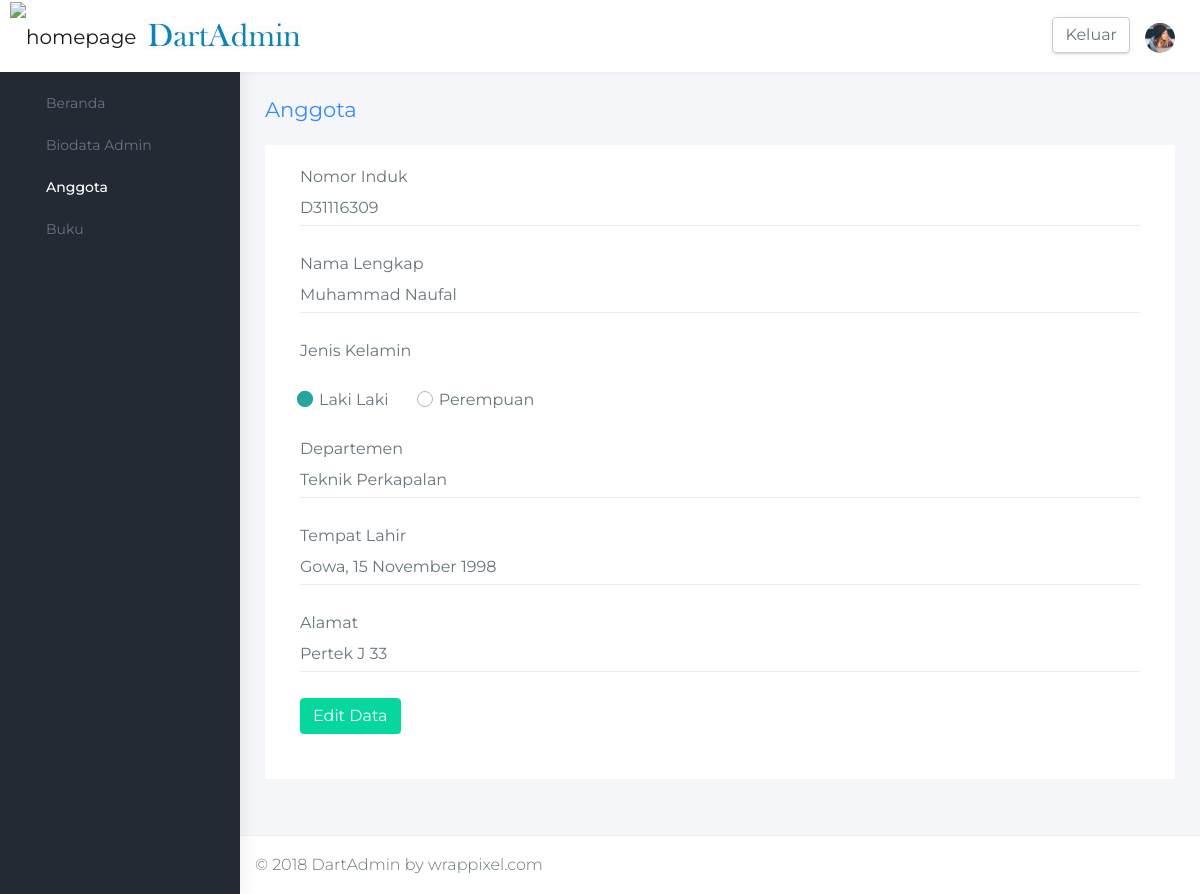
The page /index.php/anggota/edit_data/D31116309 on the database its author committed.
### tables this page shows
CREATE TABLE `data_anggota` (
  `nomor_induk` varchar(10) NOT NULL,
  `nama_lengkap` text NOT NULL,
  `jenis_kelamin` text NOT NULL,
  `departemen` text NOT NULL,
  `tempat_lahir` varchar(30) NOT NULL,
  `alamat` varchar(30) NOT NULL
);

### application/controllers/Anggota.php (called while the page is built, shortened)
<?php
class Anggota extends CI_Controller {
    public function __construct()
    {
        $this->load->model('model_anggota');
    }
    public function edit_data($nomor_induk = 0)
    {
        $data['tombol_aksi'] = 'Edit Data';
        $data['module'] = 'anggota/input_anggota';
        if($nomor_induk !== 0)
            $data['anggota'] = $this->model_anggota->edit_data($nomor_induk);
        else
            redirect('index.php/anggota');
        $this->load->view('index', $data);
    }
}

### index.php (called while the page is built, shortened)
<?php
require_once BASEPATH.'core/CodeIgniter.php';

### application/models/model_anggota.php (called while the page is built, shortened)
<?php
class model_anggota extends CI_Model
{
    function edit_data($nomor_induk) {
        return $this->db->get_where('data_anggota', array('nomor_induk'=>$nomor_induk))->row();
    }
}

### application/views/anggota/input_anggota.php (the view, shortened to what this page needs)
<div class="row page-titles">
    <div class="col-md-5 align-self-center">
        <h3 class="text-themecolor">Anggota</h3>
    </div>
</div>
<div class="card">
    <div class="card-body">
        <form class="form-horizontal form-material" action="<?php echo base_url('index.php/anggota/simpan_data/'. ($anggota ? $anggota->nomor_induk : '')) ?>" method="post">
            <div class="form-group">
                <label class="col-md-12">Nomor Induk</label>
                <div class="col-md-12">
                    <input type="text" placeholder="" class="form-control form-control-line" name="nomor_induk" value="<?= $anggota ? $anggota->nomor_induk : '' ?>">
                </div>
            </div>
            <div class="form-group">
                <label for="example-email" class="col-md-12">Nama Lengkap</label>
                <div class="col-md-12">
                    <input type="text" placeholder="" class="form-control form-control-line" name="nama_lengkap" value="<?= $anggota ? $anggota->nama_lengkap : '' ?>">
                </div>
            </div>
            <div class="form-group">
                <label class="col-md-12">Jenis Kelamin</label>
                <div class="col-md-12">
                    <div class="row mt-4">
                        <div class="ml-2">
                            <label for="laki_laki">Laki Laki</label>
                       </div>
                       <div class="ml-4">
                            <label for="perempuan">Perempuan</label>
                       </div>
                    </div>
                </div>
            </div>
             <div class="form-group">
                <label class="col-md-12">Departemen</label>
                <div class="col-md-12">
                    <input type="text" placeholder="" class="form-control form-control-line" name="departemen" value="<?= $anggota? $anggota->departemen : '' ?>">
                </div>
            </div>
             <div class="form-group">
                <label class="col-md-12">Tempat Lahir</label>
                <div class="col-md-12">
                    <input type="text" placeholder="" class="form-control form-control-line" name="tempat_lahir" value="<?= $anggota ? $anggota->tempat_lahir : '' ?>">
                </div>
             </div>
             <div class="form-group">
                <label class="col-md-12">Alamat</label>
                <div class="col-md-12">
                    <input type="text" placeholder="" class="form-control form-control-line" name="alamat" value="<?= $anggota? $anggota->alamat : '' ?>">
                </div>
            </div>
              <div class="form-group">
                <div class="col-sm-12">
                    <button class="btn btn-success"><?= $tombol_aksi  ?></button>
                </div>
            </div>
        </form>
    </div>
</div>

### css/colors/default-dark.css (style rules this page uses)
.text-themecolor { color: #398bf7 !important; }

### rows shown on the page
data_anggota: nomor_induk "D31116309", nama_lengkap "Muhammad Naufal", departemen "Teknik Perkapalan", tempat_lahir "Gowa, 15 November 1998", alamat "Pertek J 33"

### other values the page prints
$tombol_aksi "Edit Data"
